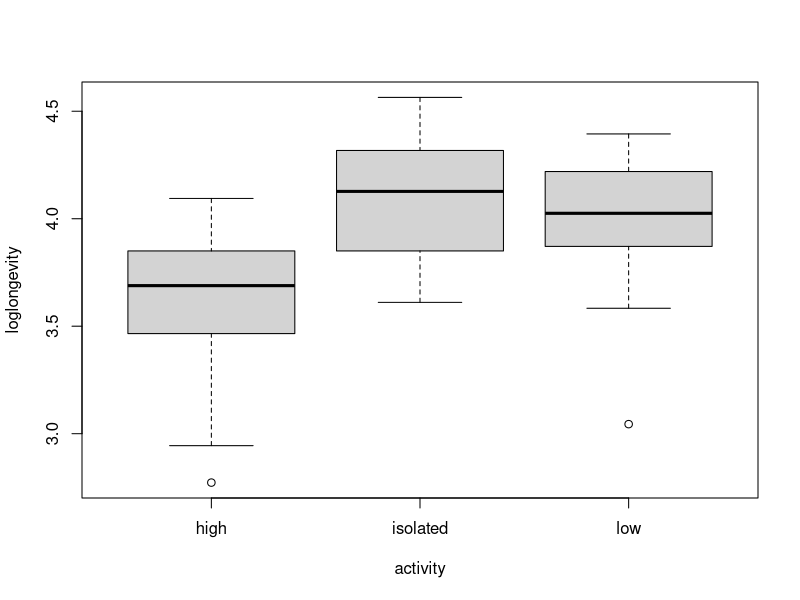
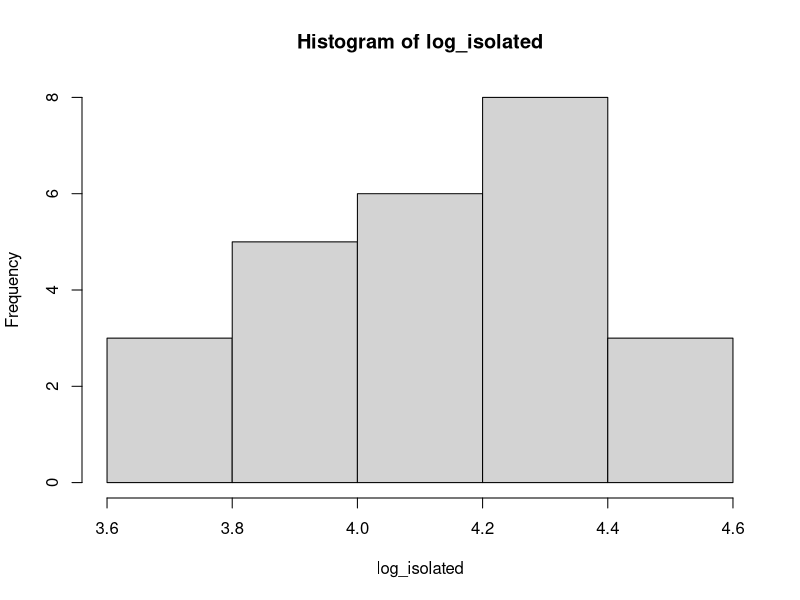
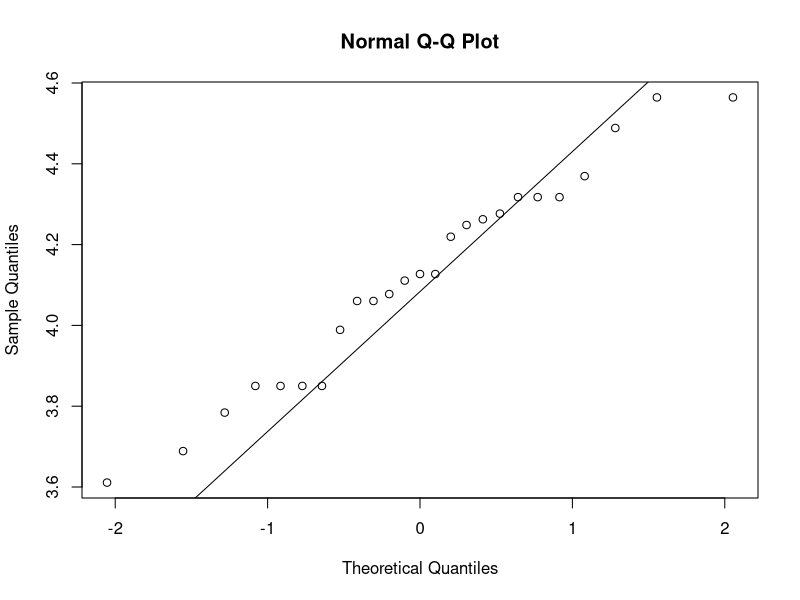
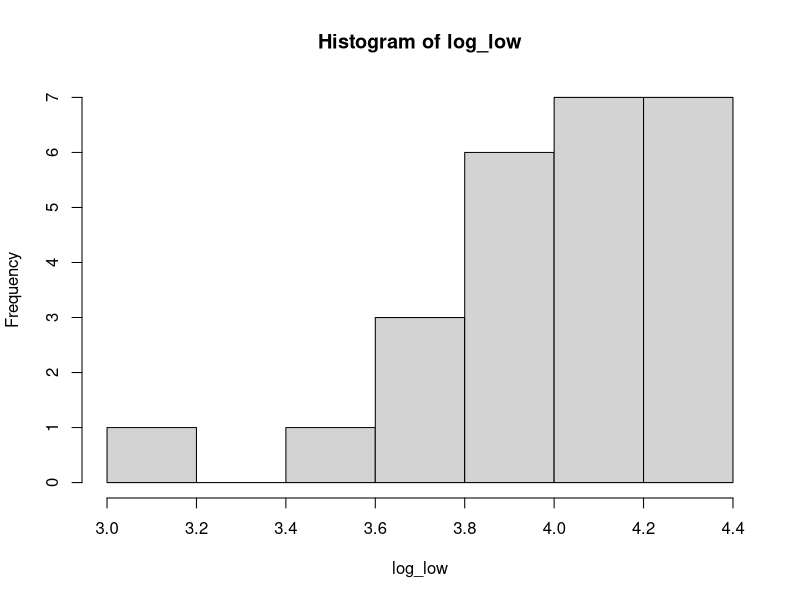
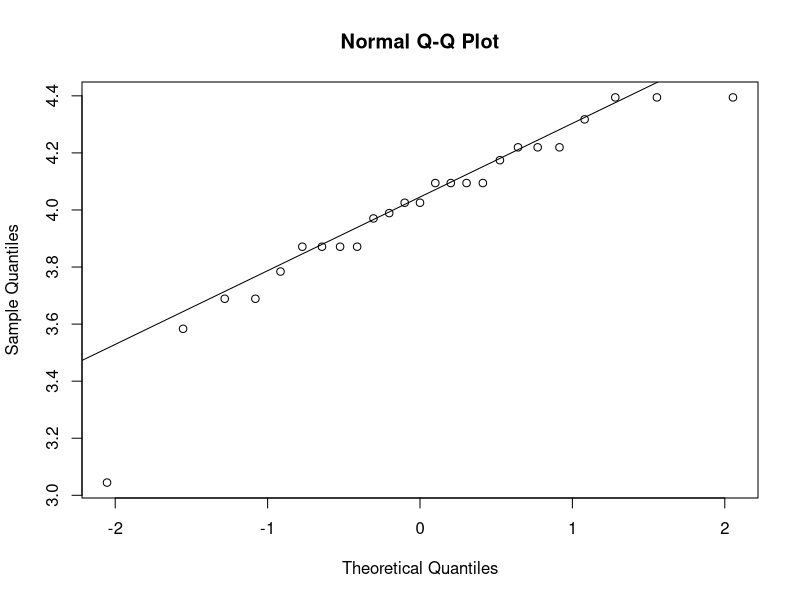
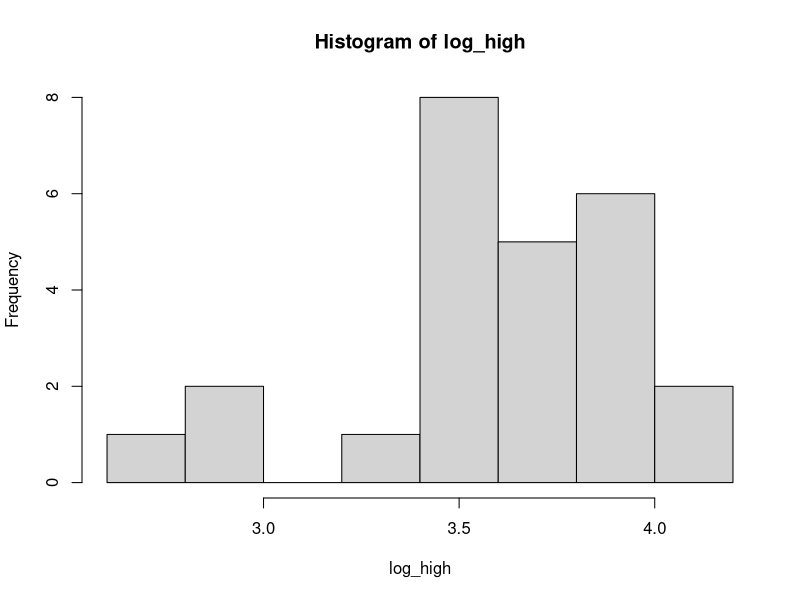
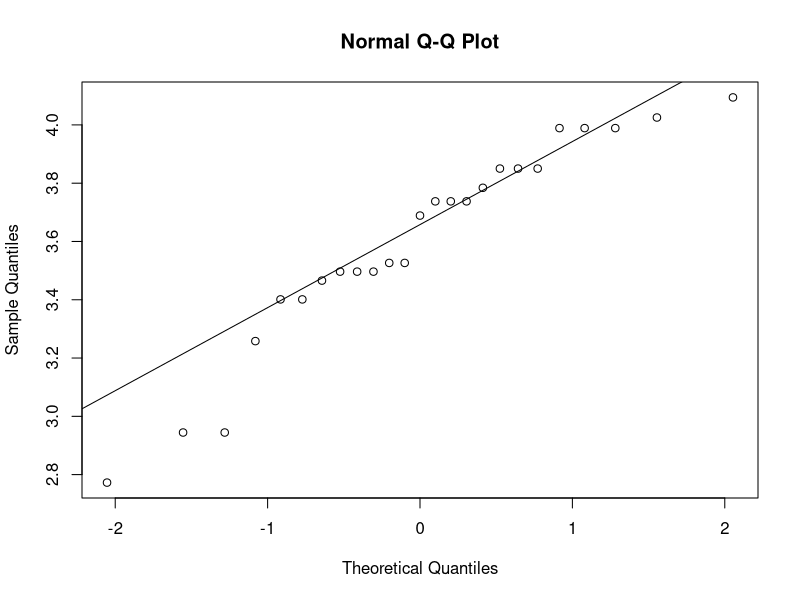
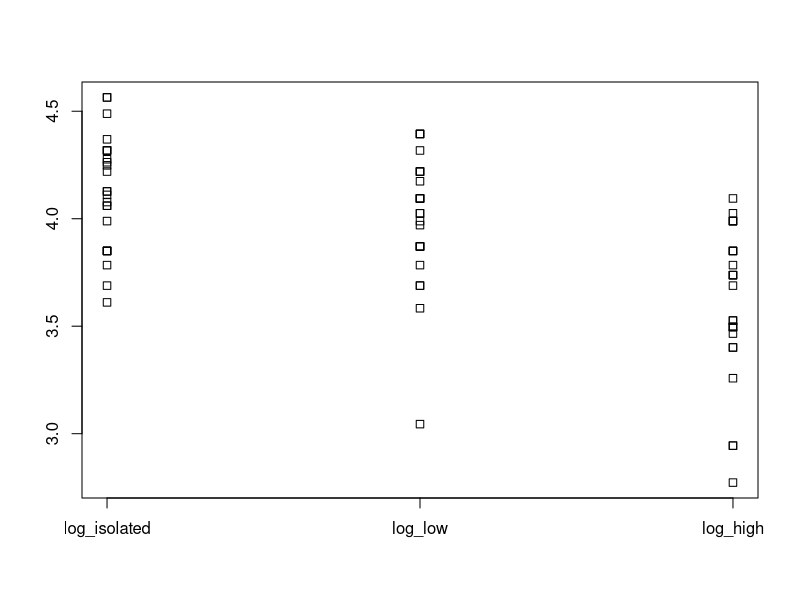

Recreate these plots in R, in order. (Note: this script raises an error after producing the figures.)
data = read.table("fruitflies.txt", header=TRUE)

###############
## POINT 1 
###############
loglongevity = c(1:length(data$longevity))

for (i in 1:length(data$longevity)) {
  loglongevity[i] = log(data$longevity[i])
}

data = cbind(data,loglongevity)


###############
## POINT 2 
###############
boxplot(loglongevity~activity,data=data)

log_isolated = data[data$activity == 'isolated',]$loglongevity
hist(log_isolated)
qqnorm(log_isolated)
qqline(log_isolated)

log_low = data[data$activity == 'low',]$loglongevity
hist(log_low)
qqnorm(log_low)
qqline(log_low)

log_high = data[data$activity == 'high',]$loglongevity
hist(log_high)
qqnorm(log_high)
qqline(log_high)

flies_loglongevity.data <- data.frame(log_isolated, log_low, log_high)

stripchart(flies_loglongevity.data,vertical=TRUE)

#what else?


###############
## POINT 3
###############

#statistical test 1-way ANOVA
# numerical output: loglongevity, fixed factor levels: activity
dataaov=lm(loglongevity~activity,data=data)
anova(dataaov)
# p < 0.05 we should reject H0, activity has significant impact on longevity

###############
## POINT 4
###############
#estimations:
summary(dataaov)
# u1 = 3.60 - high activity
# u2 - u1 = 0.52 => u2 = 4.12 - isolated activity
# u3 - u1 = 0.39 => u3 = 3.99 - low activity

#we can say that higher activity descreases longevity
confint(dataaov)

###############
## POINT 5
###############
# ANCOVA:
# numerical output - loglongivity
# fixed factor: activity
# numerical explanatory variable: thorax


# is it useful?

data$activity=as.factor(data$activity)
dataaov2=lm(loglongevity~thorax+activity,data=data)  # type second!!!
anova(dataaov2)
# p are < 0.05 - both factors have significant influence on outcome

drop1(dataaov2, test="F")


###############
## POINT 6
###############
contrasts(data$activity)=contr.sum
summary(dataaov2)
confint(dataaov2)

###############
## POINT 7
###############
plot(loglongevity~thorax,pch=as.character(activity))

###############
## POINT 8
###############
#without thorax, thorax is dependent from logitivity, not opposite

###############
## POINT 9
###############
qqnorm(residuals(dataaov2))
plot(fitted(dataaov2),residuals(dataaov2))
#normality confirmed

###############
## POINT 10
###############
data$activity=as.factor(data$activity)
dataaov3=lm(longevity~thorax+activity,data=data)  # type second!!!
anova(dataaov3)
qqnorm(residuals(dataaov3))
plot(fitted(dataaov3),residuals(dataaov3))
